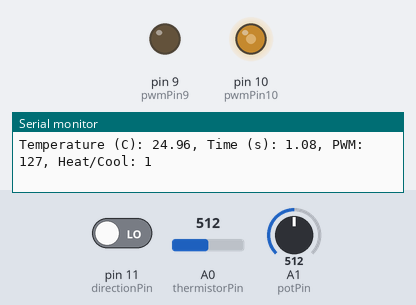
The sketch below on a simulated Arduino Uno, built with avr-gcc and run on an emulated ATmega328P. Parts: output pins drawn as LEDs (lit = HIGH), the last lines printed to the serial monitor. The test bench sets the inputs (shaded band); at power-on: A1 (potPin) = 512, pin 11 (directionPin) LOW, A0 (thermistorPin) = 512.

Above: at 1.2 s.
1.3 s: A1 (potPin) set to 716
At 2.1 s:
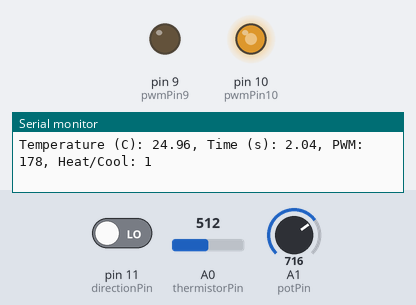
2.8 s: pin 11 (directionPin) driven HIGH
At 3.2 s:
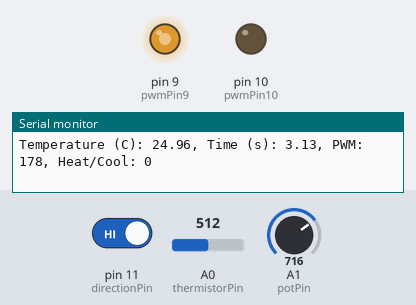
4.3 s: A1 (potPin) set to 900
At 4.7 s:
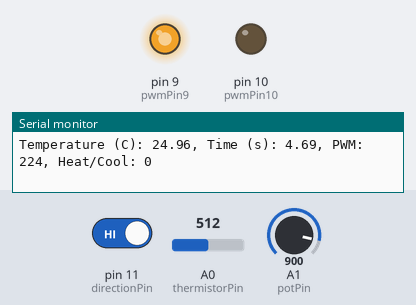
5.8 s: pin 11 (directionPin) driven LOW
At 6.9 s:
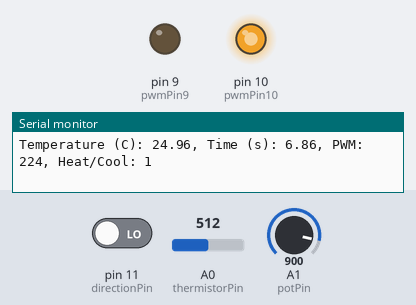
7.3 s: A1 (potPin) set to 122
At 8.4 s:
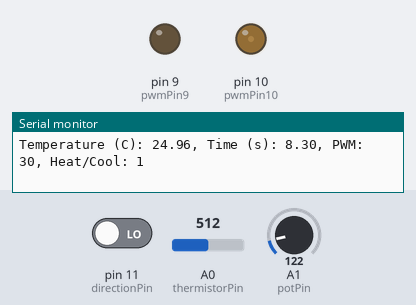
8.8 s: A1 (potPin) set to 43
At 9.5 s:
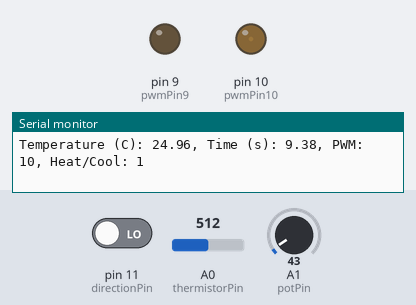
11.8 s: A1 (potPin) set to 36
Timing chart, 0 to 14.8 s (numbered marks = the images above; inputs shaded):
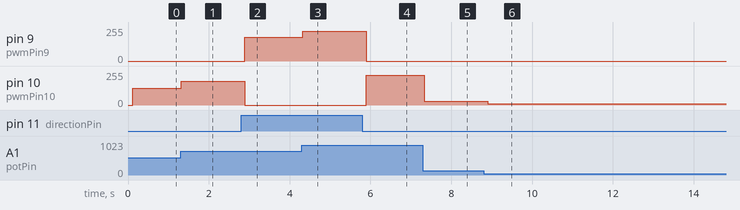

Measured:
- after the input at 1.3 s, pin 10 (pwmPin10): 127/255 → 178/255 at once
- after the input at 2.8 s, pin 9 (pwmPin9): 0/255 → 178/255 after 0.09 s; pin 10 (pwmPin10): 178/255 → 0/255 after 0.09 s
- after the input at 4.3 s, pin 9 (pwmPin9): 178/255 → 224/255 at once
- after the input at 5.8 s, pin 9 (pwmPin9): 224/255 → 0/255 after 0.09 s; pin 10 (pwmPin10): 0/255 → 224/255 after 0.09 s
- after the input at 7.3 s, pin 10 (pwmPin10): 224/255 → 30/255 at once
- after the input at 8.8 s, pin 10 (pwmPin10): 30/255 → 10/255 after 0.10 s
- after the input at 11.8 s, pin 10 (pwmPin10): 10/255 → 8/255 after 0.11 s

The sketch:

tec_manual_hardware_direction.ino
```cpp
// Part 3: Second Manual Sketch - Hardware Direction Input

// ---------- Pins ----------
const int thermistorPin = A0;
const int potPin = A1;

const int pwmPin9 = 9;
const int pwmPin10 = 10;
const int directionPin = 11;

// ---------- Thermistor constants ----------
const float Vref = 5.0;
const float fixedResistance = 100.0; // kOhm
const float R0 = 100.0;              // kOhm at 25 C
const float T0 = 298.15;             // 25 C in Kelvin
const float beta = 4540.0;           // K

const int numSamples = 1000;


// Average thermistor ADC readings
float averageThermistorADC() {

  float totalADC = 0;

  for (int i = 0; i < numSamples; i++) {
    totalADC += analogRead(thermistorPin);
  }

  return totalADC / numSamples;
}


// Convert ADC value to voltage
float adcToVoltage(float averageADC) {

  return averageADC * Vref / 1023.0;
}


// Convert voltage to thermistor resistance
float voltageToResistance(float voltage) {

  return fixedResistance * voltage / (Vref - voltage);
}


// Convert thermistor resistance to Celsius
float resistanceToCelsius(float resistance) {

  float temperatureK =
      1.0 / ((1.0 / T0) +
      (1.0 / beta) * log(resistance / R0));

  return temperatureK - 273.15;
}


void setup() {

  Serial.begin(9600);

  pinMode(pwmPin9, OUTPUT);
  pinMode(pwmPin10, OUTPUT);
  pinMode(directionPin, INPUT);

  // Safe startup: both PWM outputs OFF
  analogWrite(pwmPin9, 0);
  analogWrite(pwmPin10, 0);
}


void loop() {

  // ---------- Measure temperature ----------

  float averageADC = averageThermistorADC();

  float voltage = adcToVoltage(averageADC);

  float resistance = voltageToResistance(voltage);

  float temperatureC = resistanceToCelsius(resistance);


  // ---------- Read potentiometer ----------

  int potADC = analogRead(potPin);

  int pwmCommand = map(potADC, 0, 1023, 0, 255);


  // ---------- Read direction switch ----------

  int direction = digitalRead(directionPin);

  int activePin;


  // ---------- Select PWM direction ----------

  if (direction == HIGH) {

    // Pin 11 = 5 V
    // Pin 9 gets PWM, pin 10 stays LOW
    analogWrite(pwmPin9, pwmCommand);
    analogWrite(pwmPin10, 0);

    activePin = 9;

  } else {

    // Pin 11 = 0 V
    // Pin 9 stays LOW, pin 10 gets PWM
    analogWrite(pwmPin9, 0);
    analogWrite(pwmPin10, pwmCommand);

    activePin = 10;
  }


  // ---------- Time ----------

  float timeSeconds = millis() / 1000.0;


  // ---------- Serial output ----------

  Serial.print("Temperature (C): ");
  Serial.print(temperatureC, 2);

  Serial.print(", Time (s): ");
  Serial.print(timeSeconds, 2);

  Serial.print(", PWM: ");
  Serial.print(pwmCommand);

Serial.print(", Heat/Cool: ");

if (direction == LOW) {
  Serial.println(1);   // experimentally observed heating
} else {
  Serial.println(0);   // experimentally observed cooling
}
}
```
